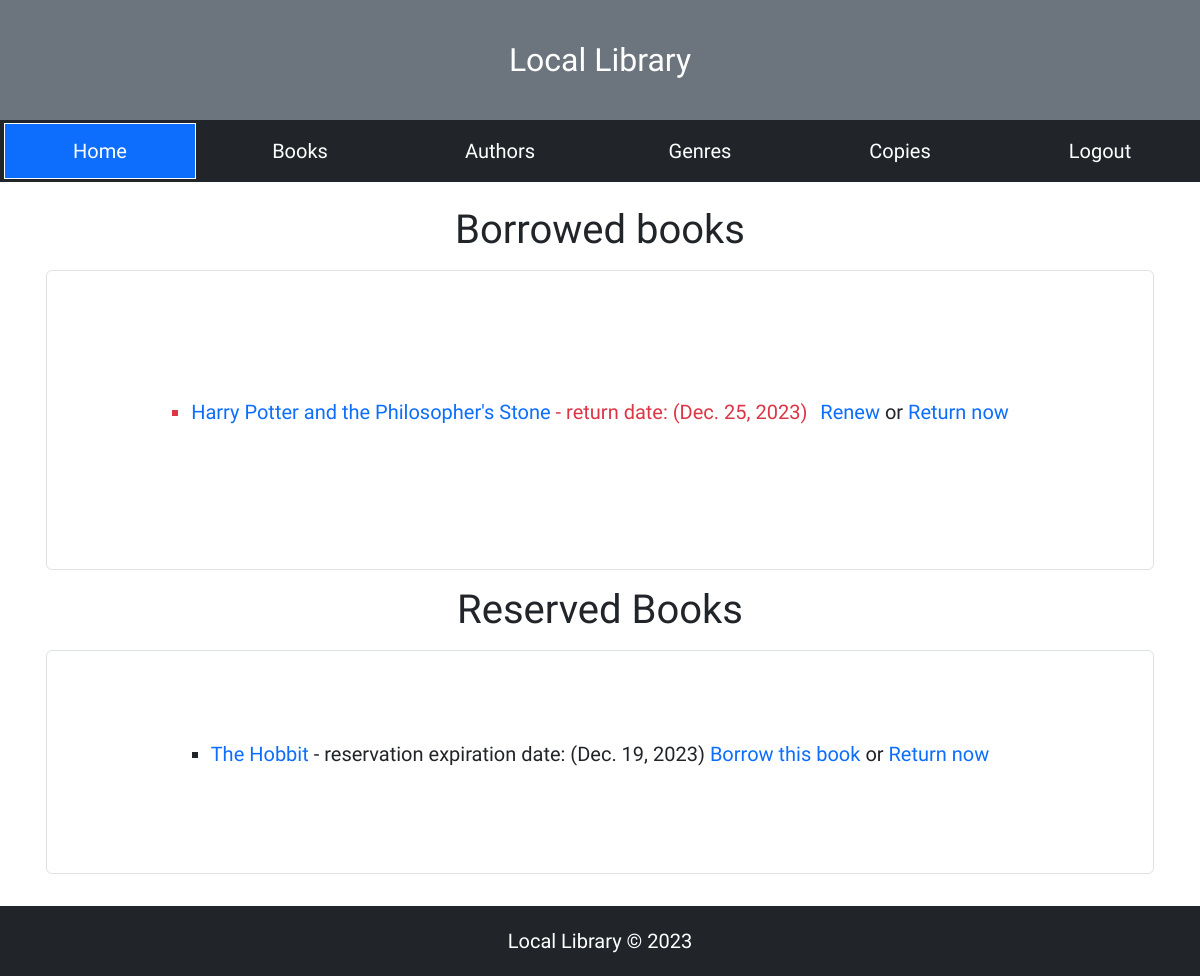
The app's page /catalog/mybooks/ (signed in) with its own data.
### catalog/models.py (models this page shows, shortened)
class BookInstance(models.Model):
	id = models.UUIDField(primary_key=True, default=uuid.uuid4, help_text='Unique ID for this particular book across whole library')
	book = models.ForeignKey(Book, on_delete=models.RESTRICT, null=True)
	imprint = models.CharField(max_length=200)
	due_back = models.DateField(null=True, blank=True)
	borrower = models.ForeignKey(User,on_delete=models.SET_NULL,blank=True,null=True)
	updated = models.DateTimeField(blank=True,null=True,auto_now=True)
	LOAN_STATUS = (
		('m', 'Maintenance'),
		('o', 'On loan'),
		('a', 'Available'),
		('r', 'Reserved'),
	)
	status = models.CharField(
		max_length=1,
		choices=LOAN_STATUS,
		blank=True,
		default='m',
		help_text='Book availability',
	)
	class Meta:
		ordering = ['due_back']
		permissions = (("can_mark_returned", "Set book as returned"),) # creating a permission for a model
	@property
	def is_overdue(self):
		return bool(self.due_back and date.today() > self.due_back)

class Book(models.Model):
	title = models.CharField(max_length=200)
	author = models.ForeignKey('Author', on_delete=models.SET_NULL, null=True)
	summary = models.TextField(max_length=1000, help_text='Enter a brief description of the book')
	isbn = models.CharField('ISBN', max_length=13, unique=True,
                             help_text='13 Character <a href="https://www.isbn-international.org/content/what-isbn">ISBN number</a>')
	genre = models.ManyToManyField(Genre, help_text='Select a genre for this book')
	cover = models.ImageField(blank=True, null=True, upload_to='book covers')
	date = models.DateTimeField(blank=True,null=True,auto_now_add=True)
	def display_genre(self):
		"""Create a string for the Genre. This is required to display genre in Admin."""
		return ', '.join(genre.name for genre in self.genre.all()[:3])
	display_genre.short_description = 'Genre'
	class Meta:
		ordering = ['id']

### catalog/views.py (the view)
# urls.py: path('mybooks/', views.LoanedBooksByUserListView.as_view(), name='my-borrowed'),
class LoanedBooksByUserListView(LoginRequiredMixin,PermissionRequiredMixin,ListView):
	model = BookInstance
	template_name = 'bookinstance_list_borrowed_user.html'
	permission_required = 'catalog.can_mark_returned' # field attributes used by class-based views to check for permissions
	def get_queryset(self):
		return (
			BookInstance.objects.filter(borrower=self.request.user)
			.filter(status__exact='o')
			.order_by('due_back')
		)
	def get_context_data(self,**kwargs):
		data = BookInstance.objects.filter(borrower=self.request.user,status='r')
		context = super().get_context_data(**kwargs)
		context['reserved_books'] = data
		return context

### catalog/templates/bookinstance_list_borrowed_user.html (shortened to what this page needs)
{% extends "base.html" %}
{% block content %}
<div class="container p-3">
  <h2 class="text-center mt-2 display-6">Borrowed books</h2>
  <div class="border rounded mt-3 mb-3 p-4" style="min-height: 300px;display: flex;justify-content: center;align-items: center;">
    {% if bookinstance_list %}
    <ul class="mt-5 mb-5 p-3" style="list-style-type: square;">
      {% for bookinst in bookinstance_list %}
      {% if perms.catalog.can_mark_returned %}
      <li class="{% if bookinst.is_overdue %}text-danger{% endif %} mb-3">
        <a href="{% url 'book-detail' bookinst.book.pk %}">{{ bookinst.book.title }}</a> - return date: ({{ bookinst.due_back }})
        {% if user.is_staff %}<span class="ms-2"><a href="{% url 'renew-book-librarian' bookinst.id %}">Renew</a></span><span class="text-dark"> or </span><a href="{% url 'book-return' bookinst.book.id %}">Return now</a>
		{% else %}
		<a href="{% url 'book-return' bookinst.book.id %}">Return now</a>
		{% endif %}
      </li>
      {% else %}
      <p>I don't have such permission</p>
      {% endif %}
      {% endfor %}
    </ul>
    {% else %}
      <p>There are no books borrowed.</p>
    {% endif %}
  </div>
  {% if reserved_books %}
  <h2 class="text-center mt-2 display-6">Reserved Books</h2>
  <div class="border rounded mt-3 mb-3 p-4" style="display: flex;justify-content: center;align-items: center;">
	  <ul class="mt-5 mb-5 p-3" style="list-style-type: square;">
		{% for bookinst in reserved_books %}
		<li class="mb-3">
        <a href="{% url 'book-detail' bookinst.book.pk %}">{{ bookinst.book.title }}</a> - reservation expiration date: ({{ bookinst.due_back }})
		<a href="{% url 'book-borrow' bookinst.book.id %}">Borrow this book</a> or <a href="{% url 'book-return' bookinst.book.id %}">Return now</a>
      	</li>
		{% endfor %}
	  </ul>
  </div>
  {% endif %}
</div>
{% endblock %}

### mystaticfiles/global.css (style rules this page uses)
html { padding: 0; }
body { font-family: 'Rajdhani', sans-serif; font-size: 20px; }
a:link { text-decoration: none; }

### records on screen
BookInstance: book "Harry Potter and the Philosopher's Stone", due_back "Dec. 25, 2023"
BookInstance: book "The Hobbit", due_back "Dec. 19, 2023"
